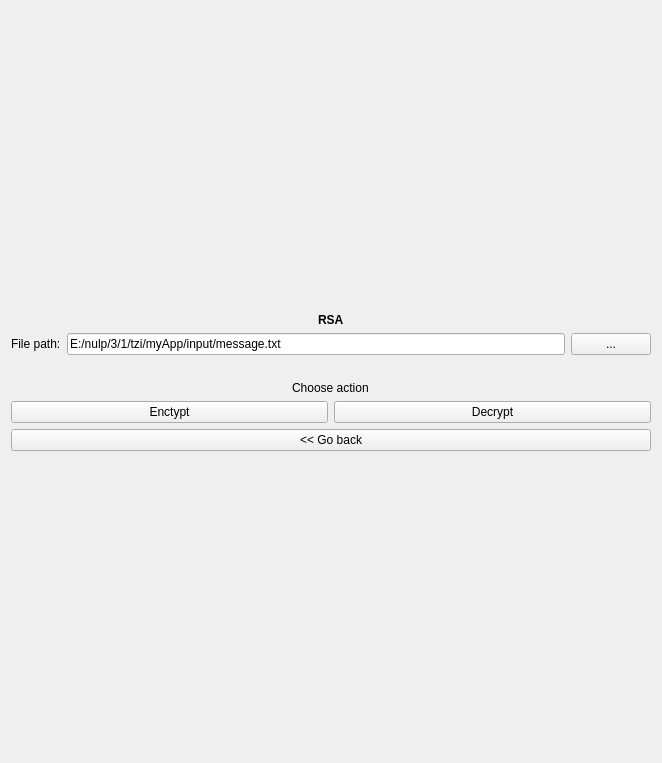
<?xml version="1.0" encoding="UTF-8"?>
<ui version="4.0">
 <class>Form</class>
 <widget class="QWidget" name="Form">
  <property name="geometry">
   <rect>
    <x>0</x>
    <y>0</y>
    <width>662</width>
    <height>763</height>
   </rect>
  </property>
  <property name="windowTitle">
   <string>Form</string>
  </property>
  <layout class="QVBoxLayout" name="verticalLayout_2">
   <item>
    <layout class="QVBoxLayout" name="verticalLayout">
     <item>
      <spacer name="verticalSpacer">
       <property name="orientation">
        <enum>Qt::Vertical</enum>
       </property>
       <property name="sizeHint" stdset="0">
        <size>
         <width>20</width>
         <height>40</height>
        </size>
       </property>
      </spacer>
     </item>
     <item alignment="Qt::AlignHCenter">
      <widget class="QLabel" name="label_2">
       <property name="styleSheet">
        <string notr="true">font: 16pt &quot;Segoe UI&quot;;
font-weight: Bold;</string>
       </property>
       <property name="text">
        <string>RSA</string>
       </property>
      </widget>
     </item>
     <item>
      <layout class="QHBoxLayout" name="horizontalLayout">
       <item>
        <widget class="QLabel" name="label_4">
         <property name="styleSheet">
          <string notr="true">font: 10pt &quot;Segoe UI&quot;;</string>
         </property>
         <property name="text">
          <string>File path:</string>
         </property>
        </widget>
       </item>
       <item>
        <widget class="QLineEdit" name="edit_path">
         <property name="text">
          <string>E:/nulp/3/1/tzi/myApp/input/message.txt</string>
         </property>
        </widget>
       </item>
       <item>
        <widget class="QPushButton" name="fileButton">
         <property name="text">
          <string>...</string>
         </property>
        </widget>
       </item>
      </layout>
     </item>
     <item>
      <spacer name="horizontalSpacer_2">
       <property name="orientation">
        <enum>Qt::Horizontal</enum>
       </property>
       <property name="sizeHint" stdset="0">
        <size>
         <width>40</width>
         <height>20</height>
        </size>
       </property>
      </spacer>
     </item>
     <item>
      <layout class="QVBoxLayout" name="verticalLayout_5">
       <item alignment="Qt::AlignHCenter">
        <widget class="QLabel" name="label_6">
         <property name="styleSheet">
          <string notr="true">font: 14pt &quot;Segoe UI&quot;;</string>
         </property>
         <property name="text">
          <string>Choose action</string>
         </property>
        </widget>
       </item>
       <item>
        <layout class="QVBoxLayout" name="verticalLayout_6">
         <item>
          <layout class="QHBoxLayout" name="horizontalLayout_9">
           <item>
            <widget class="QPushButton" name="encryptButton">
             <property name="text">
              <string>Enctypt</string>
             </property>
            </widget>
           </item>
           <item>
            <widget class="QPushButton" name="decryptButton">
             <property name="text">
              <string>Decrypt</string>
             </property>
            </widget>
           </item>
          </layout>
         </item>
         <item>
          <widget class="QPushButton" name="backButton">
           <property name="text">
            <string>&lt;&lt; Go back</string>
           </property>
          </widget>
         </item>
        </layout>
       </item>
      </layout>
     </item>
     <item>
      <spacer name="verticalSpacer_2">
       <property name="orientation">
        <enum>Qt::Vertical</enum>
       </property>
       <property name="sizeHint" stdset="0">
        <size>
         <width>20</width>
         <height>40</height>
        </size>
       </property>
      </spacer>
     </item>
    </layout>
   </item>
  </layout>
 </widget>
 <resources/>
 <connections/>
</ui>
